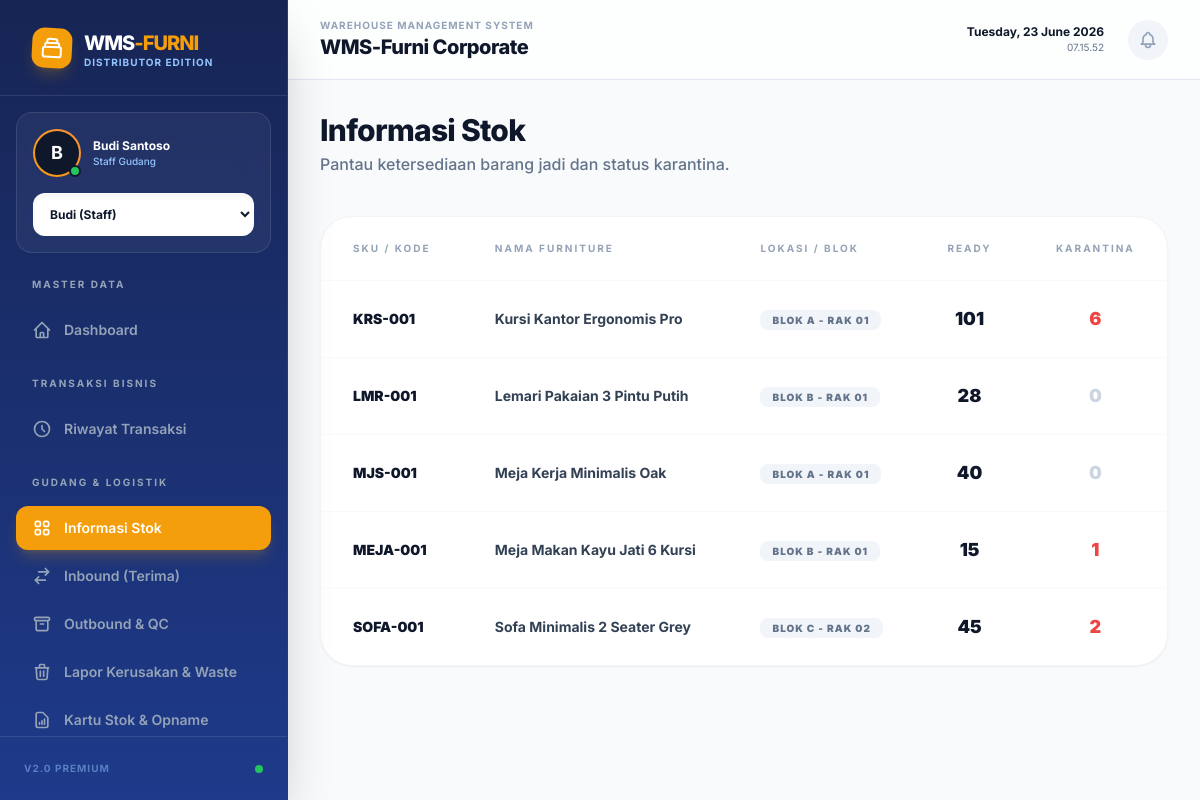
The app's page /informasi_stok.php, older data.
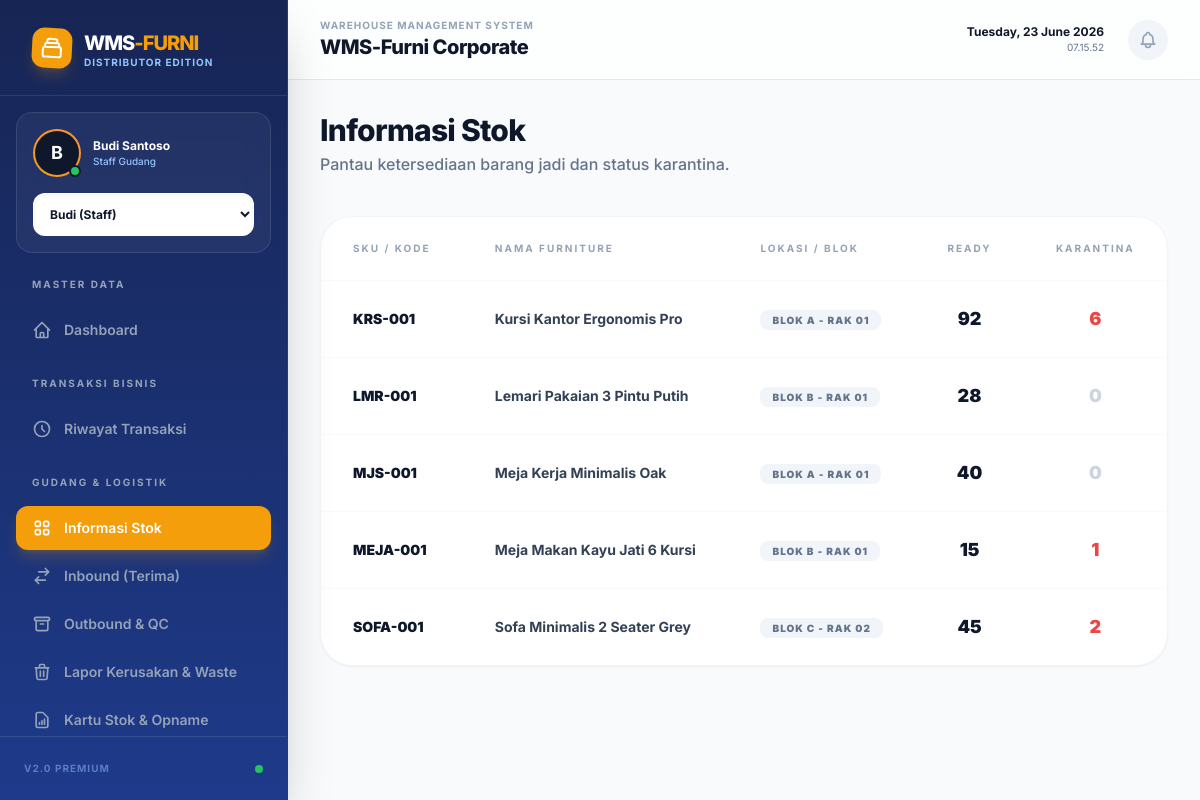
The same page, newer data.
### tables this page shows
CREATE TABLE tb_furniture (
        id_furniture INTEGER PRIMARY KEY AUTOINCREMENT,
        kode_barang TEXT UNIQUE NOT NULL,
        nama_barang TEXT NOT NULL,
        id_lokasi INTEGER,
        stok_tersedia INTEGER DEFAULT 0,
        stok_karantina INTEGER DEFAULT 0,
        FOREIGN KEY (id_lokasi) REFERENCES tb_lokasi(id_lokasi)
    );

CREATE TABLE tb_lokasi (
        id_lokasi INTEGER PRIMARY KEY AUTOINCREMENT,
        nama_blok TEXT NOT NULL,
        rak TEXT NOT NULL,
        deskripsi TEXT
    );

### informasi_stok.php (the view, shortened to what this page needs)
<?php
require 'config.php';
$stmt = $pdo->query("SELECT f.*, l.nama_blok, l.rak FROM tb_furniture f LEFT JOIN tb_lokasi l ON f.id_lokasi = l.id_lokasi ORDER BY f.nama_barang ASC");
$furniture = $stmt->fetchAll();
include 'includes/header.php';
include 'includes/sidebar.php';
?>
<div class="flex-1 overflow-y-auto p-8 animate-fade-in">
    <header class="flex justify-between items-center mb-10">
        <div>
            <h2 class="text-3xl font-extrabold text-navy-900 tracking-tight">Informasi Stok</h2>
            <p class="text-slate-500 font-medium mt-1">Pantau ketersediaan barang jadi dan status karantina.</p>
        </div>
    </header>
    <div class="bg-white rounded-[2rem] shadow-sm border border-slate-100 overflow-hidden">
        <div class="overflow-x-auto">
            <table class="w-full text-left border-collapse">
                <thead>
                    <tr class="text-[10px] font-bold text-slate-400 uppercase tracking-[0.2em] border-b border-slate-50">
                        <th class="px-8 py-6">SKU / Kode</th>
                        <th class="px-8 py-6">Nama Furniture</th>
                        <th class="px-8 py-6">Lokasi / Blok</th>
                        <th class="px-8 py-6 text-center">Ready</th>
                        <th class="px-8 py-6 text-center">Karantina</th>
                    </tr>
                </thead>
                <tbody class="divide-y divide-slate-50 text-sm">
                    <?php foreach($furniture as $f): ?>
                    <tr class="hover:bg-slate-50/50 transition-colors group">
                        <td class="px-8 py-6">
                            <span class="font-black text-navy-900 group-hover:text-blue-600 transition-colors"><?= htmlspecialchars($f['kode_barang']) ?></span>
                        </td>
                        <td class="px-8 py-6">
                            <p class="font-bold text-slate-700"><?= htmlspecialchars($f['nama_barang']) ?></p>
                        </td>
                        <td class="px-8 py-6">
                            <span class="bg-slate-100 text-slate-500 px-3 py-1 rounded-lg text-[10px] font-black uppercase tracking-widest"><?= htmlspecialchars($f['nama_blok'] ?? 'N/A') ?> - <?= htmlspecialchars($f['rak'] ?? 'N/A') ?></span>
                        </td>
                        <td class="px-8 py-6 text-center">
                            <span class="text-lg font-black text-navy-900"><?= $f['stok_tersedia'] ?></span>
                        </td>
                        <td class="px-8 py-6 text-center">
                            <span class="text-lg font-black <?= $f['stok_karantina'] > 0 ? 'text-red-500' : 'text-slate-300' ?>"><?= $f['stok_karantina'] ?></span>
                        </td>
                    </tr>
                    <?php endforeach; ?>
                </tbody>
            </table>
        </div>
    </div>
</div>
<?php include 'includes/footer.php'; ?>

Row changes from the older to the newer data that the page shows:
changed tb_furniture "KRS-001": stok_tersedia "101" → "92"
